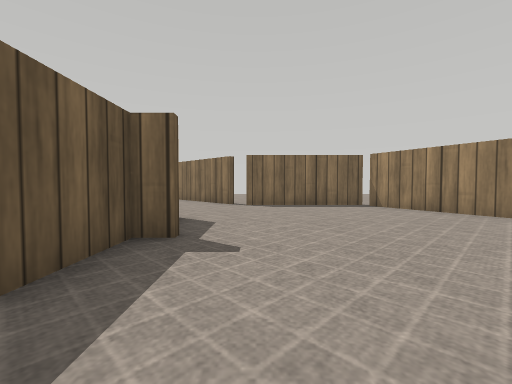
[1] (above)

21 first-person views from a walk through a Webots world. The camera is 0.19 m above the floor, tilts 2° down and sees 90° across. The floor is counted in squares, 0.25 m on a side. Each view is taken from the middle of a square. On the plan, view 1 faces up. The plan holds only what a view shows up to about 9 squares ahead; the rest is blank. The place goes on beyond the plan. Robots are left out. Webots' stock objects and surfaces are drawn as simple stand-ins.

[2]
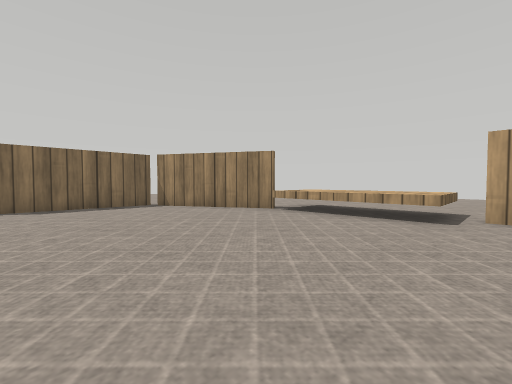

[3]
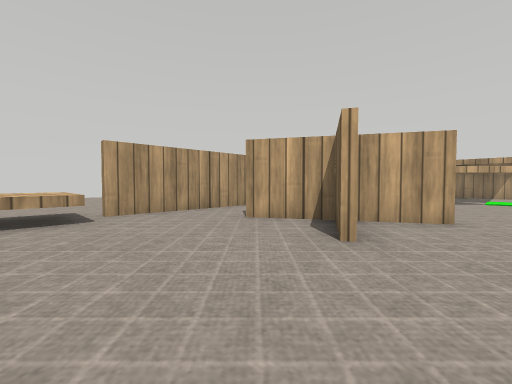

[4]
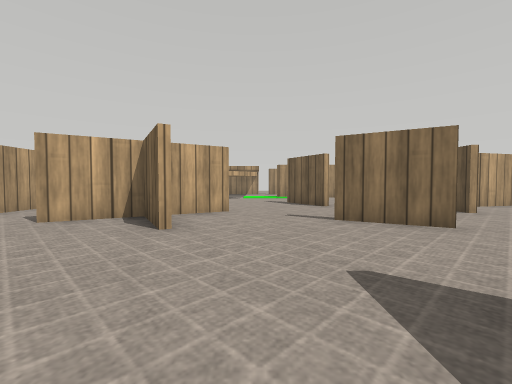

[5]
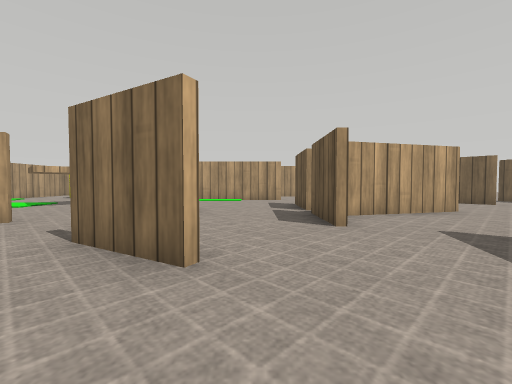

[6]
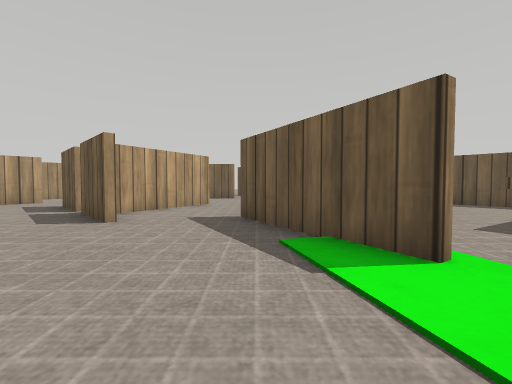

[7]
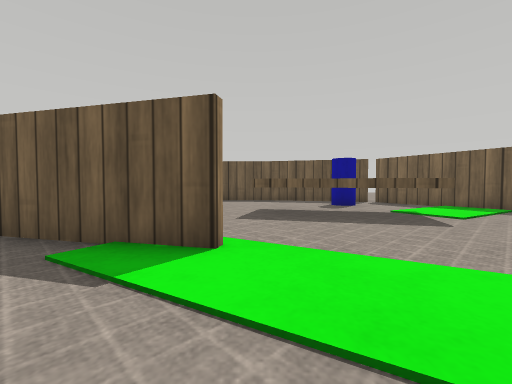

[8]
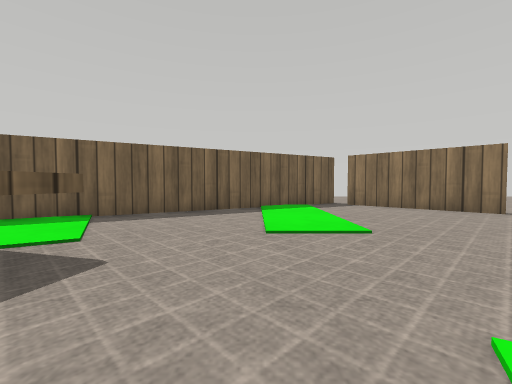

[9]
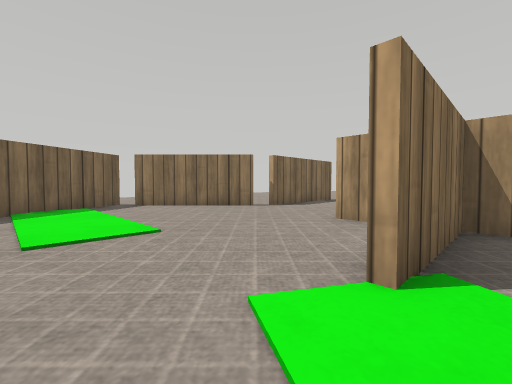

[10]
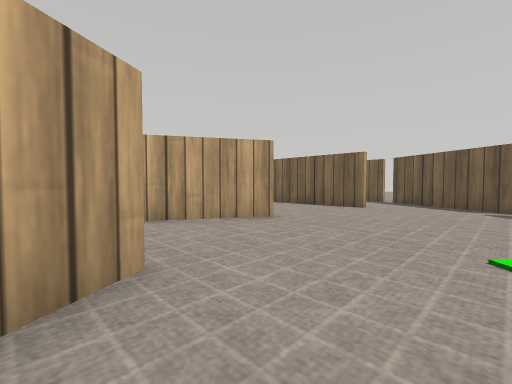

[11]
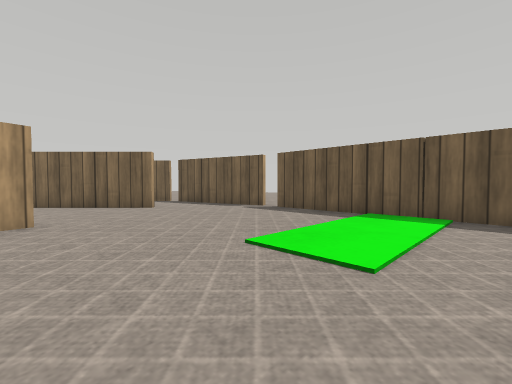

[12]
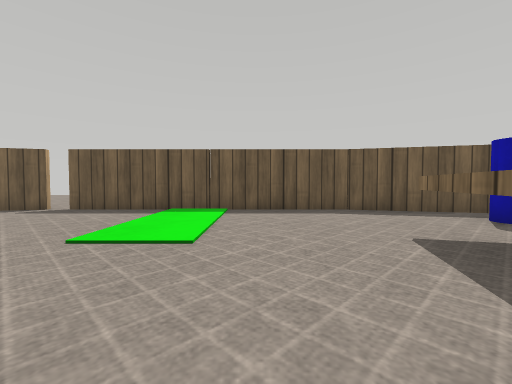

[13]
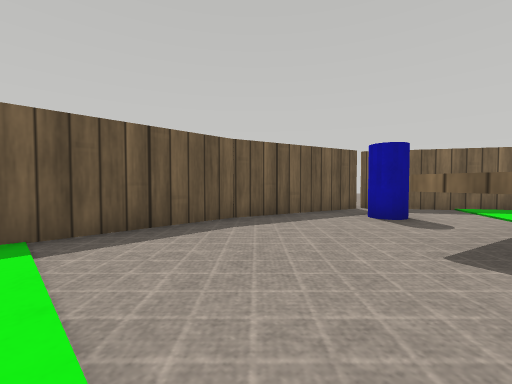

[14]
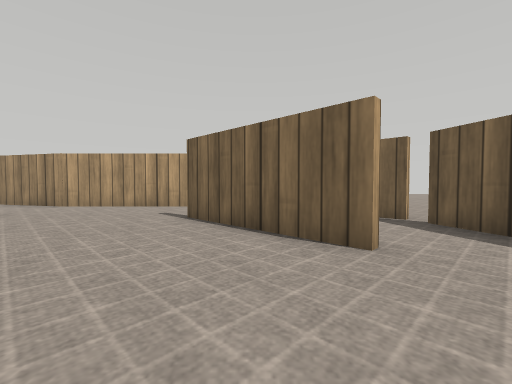

[15]
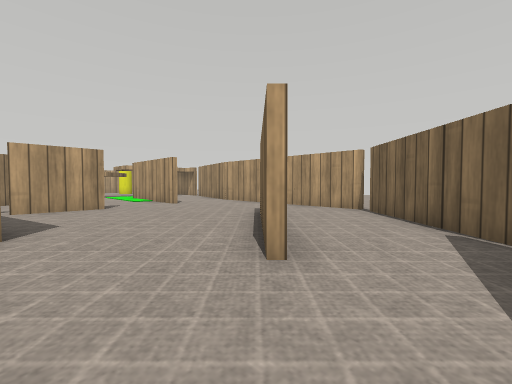

[16]
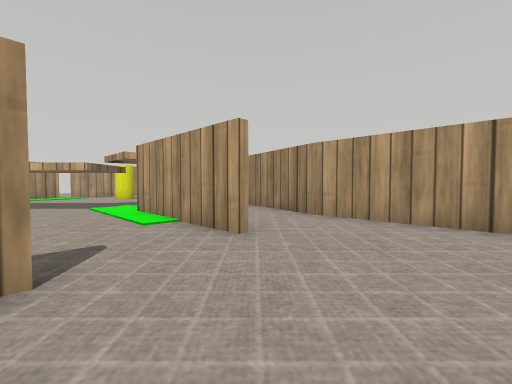

[17]
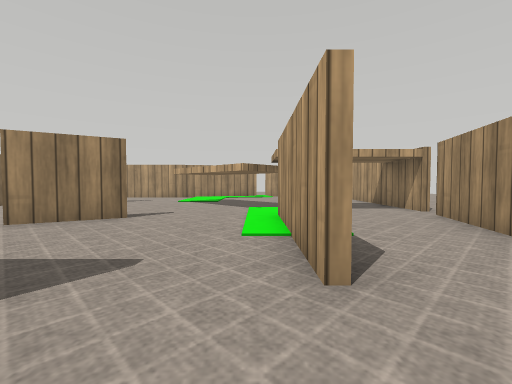

[18]
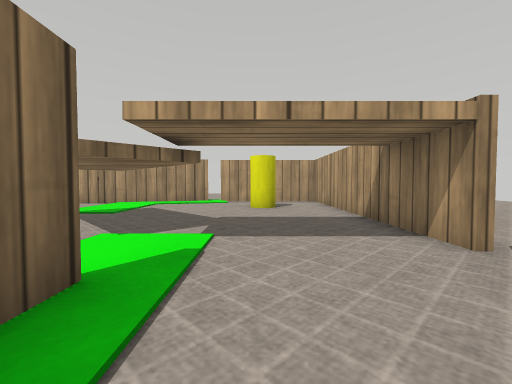

[19]
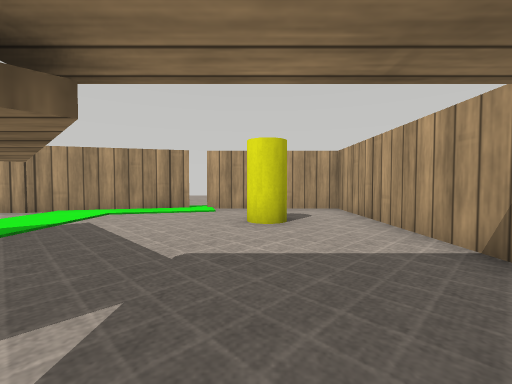

[20]
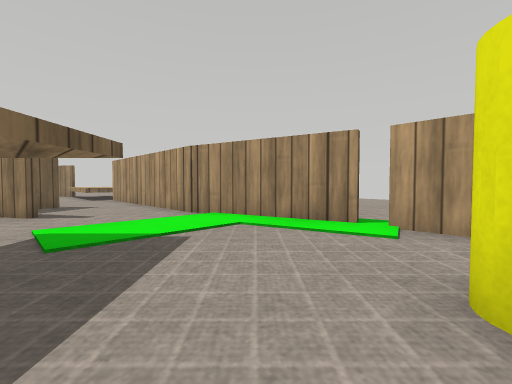

[21]
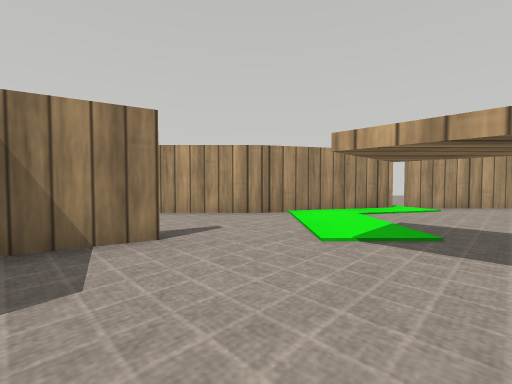

### Floor plan
Key: @ floor where view 1 was taken; # wall or solid block; x gap in a wall; . floor; = window, fence, low wall or low ledge; T thing the floor can be seen under or through; C blue cylinder; Y yellow cylinder.
Columns run from 15 left of view 1 to 8 right of it. Each row starts with its distance up from view 1.
 13            #
 12          ####
 11        ##...##
 10      ###.....##.
  9     ##........#x####
  8   ##...............#
  7  x..................#
  6 ##..  T.............##
  5 #.C.  T......#.......#=
  4 #... TT...####.......##=
  3 #...TT.......#.......##=
  2 #...TT...... #.......##=
  1 #.......#... ........##=
  0 #.......#......@......#.
 -1 #......##.............#
 -2 #......#....##...#.#..#
 -3 #................###..#
 -4 #.........#.....###...#
 -5 #.......###...........#
 -6 x.....###.x..#........#
 -7 #.........#..#....#...#
 -8 #..#......#......###..#
 -9 #..##...........###...##
-10 .#..##.........## .....x
-11 .##.......####..#......#
-12   ##................Y..#
-13    #x######............#
-14           #####........#
-15                x########

Where each view was taken, in squares from view 1:
view 1: 0 up, 0 right, facing up
view 2: 0 up, 0 right, facing up-right
view 3: 2 up, 0 right, facing down-right
view 4: 3 up, 0 right, facing down
view 5: 1 up, 4 left, facing down
view 6: 2 up, 4 left, facing down-left
view 7: 2 up, 4 left, facing left
view 8: 3 up, 7 left, facing up
view 9: 3 up, 7 left, facing up-right
view 10: 0 up, 9 left, facing down
view 11: 0 up, 9 left, facing down-left
view 12: 0 up, 8 left, facing left
view 13: 1 down, 11 left, facing up-left
view 14: 5 down, 11 left, facing down
view 15: 6 down, 14 left, facing down-right
view 16: 8 down, 8 left, facing down-right
view 17: 10 down, 7 left, facing right
view 18: 12 down, 3 left, facing right
view 19: 12 down, 0 right, facing right
view 20: 12 down, 3 right, facing up-right
view 21: 6 down, 0 right, facing right
